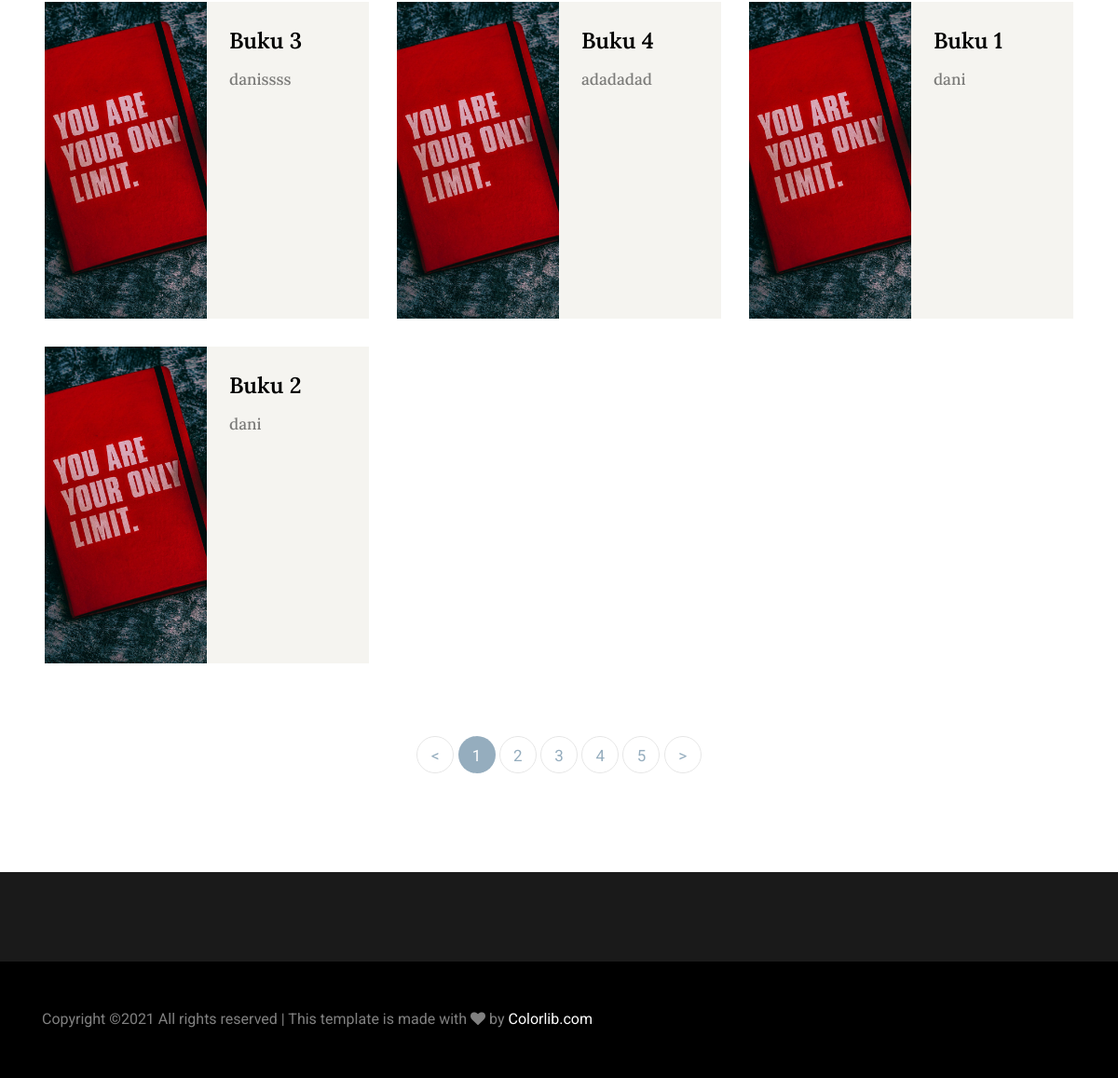
Page /book.php (lower part) on the earlier database version.
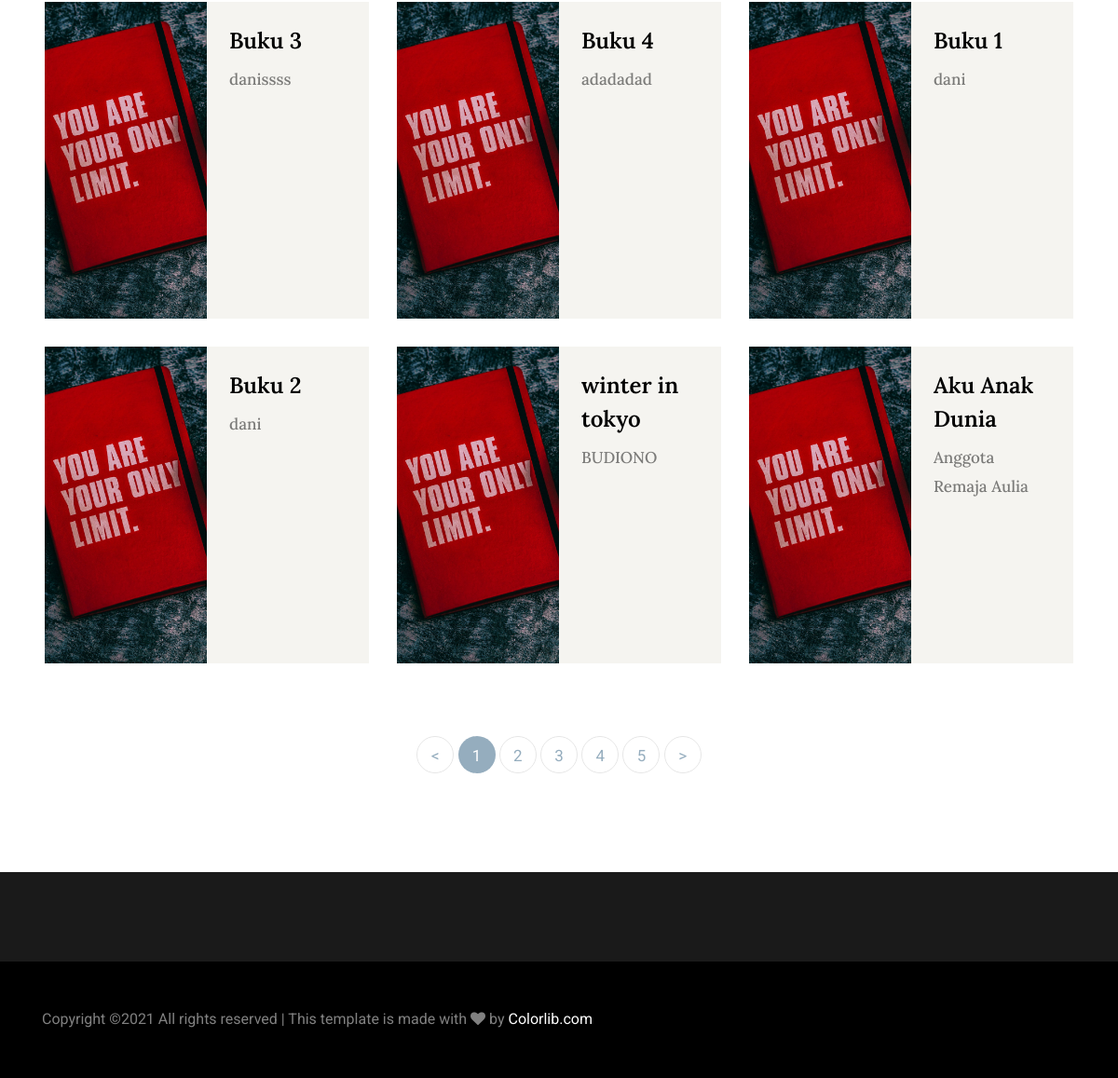
Same page on the later database version.
### tables this page shows
CREATE TABLE `koleksi` (
  `id_koleksi` varchar(10) NOT NULL,
  `id_kategori` varchar(10) NOT NULL,
  `judul` varchar(100) NOT NULL,
  `nama_pengarang` varchar(100) NOT NULL,
  `penerbit` varchar(100) NOT NULL,
  `tahun_terbit` date NOT NULL,
  `cover` varchar(100) DEFAULT NULL,
  `file` varchar(100) DEFAULT NULL
);

### book.php (the view, shortened to what this page needs)
<!DOCTYPE html>
<html lang="en">
<head>
	<?php include "css-script.php"; ?>
</head>
<body>
	<section class="ftco-section">
		<div class="container-fluid px-md-5">
			<div class="row">
				<?php
					$query_koleksi = mysqli_query($conn, "SELECT * FROM koleksi");
					while ($row = mysqli_fetch_array($query_koleksi)) {
				?>
				<div class="col-md-6 col-lg-4 d-flex">
					<div class="book-wrap d-lg-flex">
						<div class="img d-flex justify-content-end"
							style="background-image: url(pengguna/images/book-1.jpg);">
						</div>
						<div class="text p-4">
							<h2><a href="#"><?php echo $row['judul'] ?></a></h2>
							<span class="position"><?php echo $row['nama_pengarang'] ?></span>
						</div>
					</div>
				</div>
				<?php } ?>
			</div>
			<div class="row mt-5">
				<div class="col text-center">
					<div class="block-27">
						<ul>
							<li><a href="#">&lt;</a></li>
							<li class="active"><span>1</span></li>
							<li><a href="#">2</a></li>
							<li><a href="#">3</a></li>
							<li><a href="#">4</a></li>
							<li><a href="#">5</a></li>
							<li><a href="#">&gt;</a></li>
						</ul>
					</div>
				</div>
			</div>
		</div>
	</section>
	<footer class="ftco-footer">
		<?php include "footer.php"; ?>
	</footer>
</body>
</html>

Differences in the rows shown:
added koleksi: judul "winter in tokyo", nama_pengarang "BUDIONO"
added koleksi: judul "Aku Anak Dunia", nama_pengarang "Anggota Remaja Aulia"
